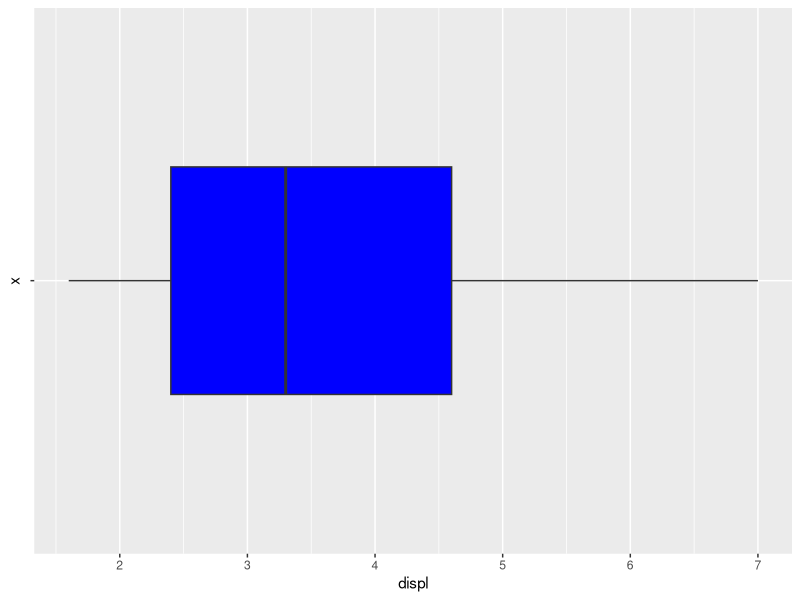

Recreate this plot in R.
# Gabriel Fernandes

library(tidyverse)
head(mpg)
summary(mpg$displ)

#The data source is the mpg data table

ggplot(mpg, aes(x = "", y = displ)) +
  geom_boxplot(fill = "blue", width = 0.5) +
  coord_flip()
